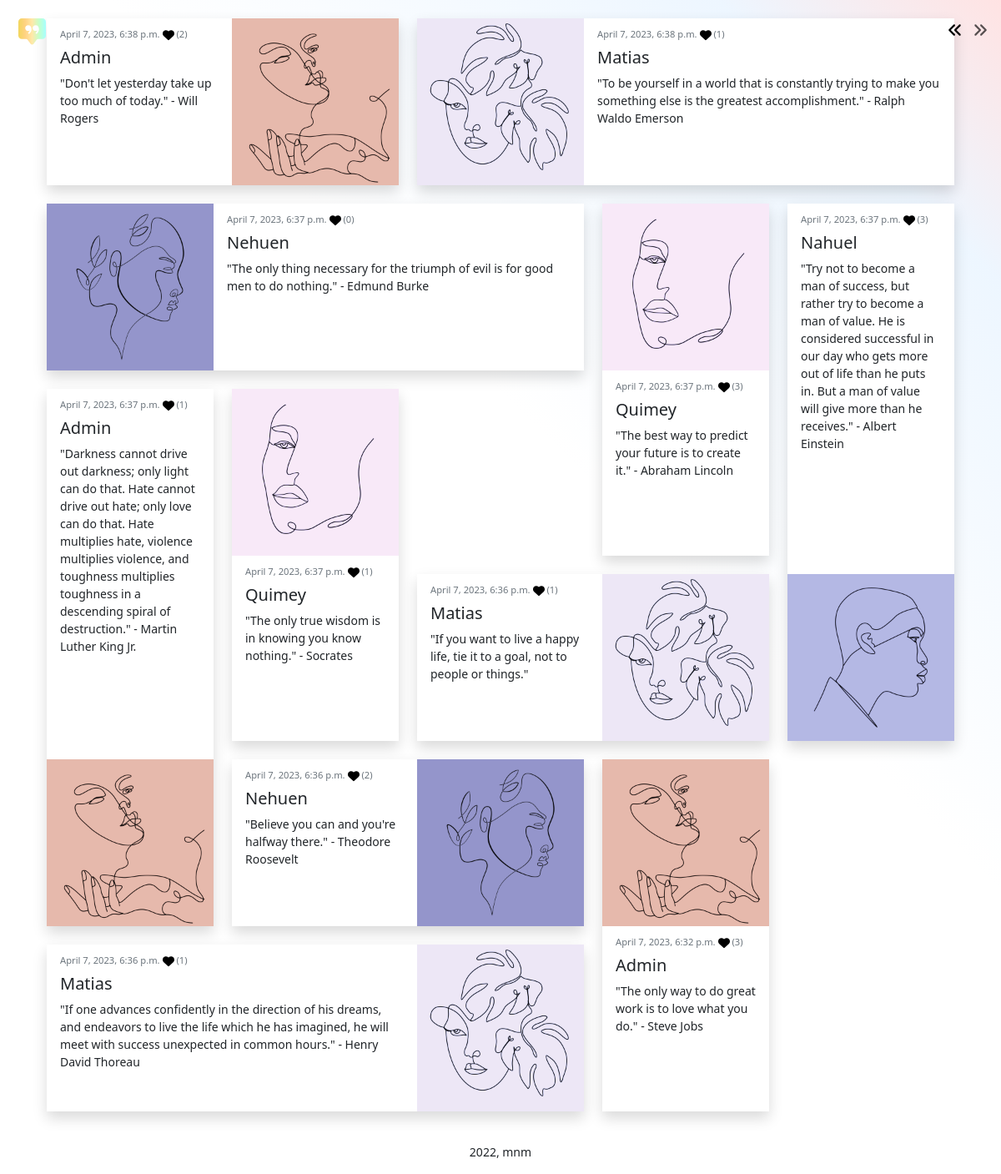
Screenshot of /?page=2 with the database file from the repository.
### network/models.py (models this page shows, shortened)
class Post(models.Model):
    by=models.ForeignKey(Profile, on_delete=models.CASCADE, related_name='posted')
    content=models.CharField(max_length=281, blank=False)
    date=models.DateTimeField(auto_now_add=True, null=False, blank=True, verbose_name='posted on')
    likes=models.ManyToManyField(User, blank=True, null=True, related_name='liked')
    @property
    def get_likes(self):
        if self.likes.all().count()>0:
            return self.likes.all().count()
        else:
            return '0'

class Profile(models.Model):
    user = models.OneToOneField(User, primary_key=True, on_delete=models.CASCADE, related_name='profile')
    pic = models.ImageField(upload_to='pics', blank=True, null=True)
    about = models.TextField(max_length=281, blank=True, default='About you...')
    followers = models.ManyToManyField(User, blank=True, null=True, related_name='following')
    User.get_profile = property(lambda u: Profile.objects.get_or_create(user=u)[0])
    @property
    def picurl(self):
        if self.pic:
            return self.pic.url
        else:
            return '/media/pics/default.png'

class User(AbstractUser):
    pass

### network/views.py (the view, shortened to what this page needs)
# urls.py: path("", views.index, name="index"),
def index(request):
    posts=Post.objects.order_by("-date").all()
    form=PostForm()
    picForm=PicForm()
    pages=Paginator(posts, 11)
    page=int(request.GET.get('page')) if request.GET.get('page') else 1
    next=pages.page(page).next_page_number() if pages.page(page).has_next() else 'disabled'
    prev=pages.page(page).previous_page_number() if pages.page(page).has_previous() else 'disabled'
    return render(request, "network/index.html", {
        'form':form,
        'picForm':picForm,
        'posts':pages.page(page).object_list,
        'next':next,
        'prev':prev,
        'page':page
    })

### network/templates/network/index.html (shortened to what this page needs)
{% load static %}
<!doctype html>
<html lang="en">
  <head>
    <link href="{% static 'network/bootstrap-5.2.3-dist/css/bootstrap.min.css' %}" rel="stylesheet">
    <link href="{% static 'network/styles.css' %}" rel="stylesheet">
  </head>
  <body>
    <nav class="bg-transparent">
      <div class="dropdown d-flex flex-column align-items-center">
        <a href="{% url 'index' %}" class="" title="Flush Posts" alt="Flush Posts">
        </a>
      </div>
    </nav>
    <section id="paginator" class="bg transparent d-flex">
      {% if next != prev %}
      <div id="paginator-btn" class="container">
        <button type="button" class="btn p-0 border border-0 px-1" {{prev}}>
          <a href="?page={{prev}}">
          </a>
        </button>
        <button type="button" class="btn p-0 border border-0 px-1" {{next}}>
          <a href="?page={{next}}">
          </a>
        </button>
      </div>
      {% endif %}
    </section>
    <main class="container grid">
    {% for post in posts %}
      <div class="card shadow">
        <div class="card-image">
          <img src="{{ post.by.user.profile.picurl }}" class="img-fluid" alt="Profile Pic">
        </div>
        <div class="card-body">
          <h6 class="card-subtitle mb-2 text-muted" style="font-size: 0.7rem;">
            <time datetime="2016-1-1">{{post.date}}</time>
            {% if user in post.likes.all %}
            <svg class="btn-like active" id="post-{{post.id}}" width="14" height="14" viewBox="0 0 512 512"><path d="M47.6 300.4L228.3 469.1c7.5 7 17.4 10.9 27.7 10.9s20.2-3.9 27.7-10.9L464.4 300.4c30.4-28.3 47.6-68 47.6-109.5v-5.8c0-69.9-50.5-129.5-119.4-141C347 36.5 300.6 51.4 268 84L256 96 244 84c-32.6-32.6-79-47.5-124.6-39.9C50.5 55.6 0 115.2 0 185.1v5.8c0 41.5 17.2 81.2 47.6 109.5z"/></svg>
            {% else %}
            <svg class="btn-like" id="post-{{post.id}}" width="14" height="14" viewBox="0 0 512 512"><path d="M47.6 300.4L228.3 469.1c7.5 7 17.4 10.9 27.7 10.9s20.2-3.9 27.7-10.9L464.4 300.4c30.4-28.3 47.6-68 47.6-109.5v-5.8c0-69.9-50.5-129.5-119.4-141C347 36.5 300.6 51.4 268 84L256 96 244 84c-32.6-32.6-79-47.5-124.6-39.9C50.5 55.6 0 115.2 0 185.1v5.8c0 41.5 17.2 81.2 47.6 109.5z"/></svg>
            {% endif %}
            (<span id="like-count-{{post.id}}">{{ post.get_likes }}</span>)
          </h6>
          <h5 class="card-title">
            <a class="link-dark text-decoration-none" data-bs-toggle="modal" href="#modal-profile" onclick="profile({{post.by.user.id}})">
              {{post.by.user.username}}
            </a>
          </h5>
          <p class="card-text" id="content">
            {{post.content}}
          </p>
        </div>
      </div>
    {% endfor %}
    </main>
    <footer class="text-center py-3">
      2022, mnm
    </footer>
  </body>
</html>

### network/static/network/styles.css (style rules this page uses)
:root { --min_width: 200px; --grid-gap: 22px; --3rows-height: 644px; }
body { background: rgb(255,255,255); background: linear-gradient(45deg, rgba(255,255,255,1) 59%, rgba(217,236,255,0.46551120448179273) 87%, rgba(255,184,184,0.39548319327731096) 100%); font-size: 14px; }
nav { position: fixed; left: 0px; top: 22px; padding-left: 22px; padding-right: 11px; width: min-content; height: min-content; background-color: rgb(255, 255, 255, 0.4); border-radius: 0 20px 25px 0; z-index: 1020; }
#paginator { z-index: 1019; position: absolute; right: 0; top: 22px; }
img { filter: sepia(30%) hue-rotate(210deg) saturate(60%); }
.grid { display: grid; }
@media (min-width: 675px) { .grid { grid-template-columns: repeat(auto-fit, minmax(var(--min_width), var(--min_width))); grid-auto-rows: var(--min_width); grid-auto-flow: row dense; justify-content: center; grid-gap: var(--grid-gap); padding-top: 22px; padding-bottom: 22px; } }
.card { border: none !important; border-radius: 0% !important; min-width: var(--min_width); }
.card-top, .card-right, .card-bottom, .card-left { display: flex; justify-content: flex-start; flex-wrap: nowrap; }
@media (min-width: 675px) { .card-top { flex-direction: column; grid-column: auto / span 1; grid-row: auto / span 2; } }
@media (min-width: 675px) { .card-bottom { flex-direction: column-reverse; grid-column: auto / span 1; grid-row: auto / span 3; } }
@media (min-width: 675px) { .card-right { flex-direction: row-reverse; grid-column: auto / span 2; grid-row: auto / span 1; min-width: var(--min_width)*2; } }
@media (min-width: 675px) { .card-left { flex-direction: row; grid-column: auto / span 3; grid-row: auto / span 1; min-width: var(--min_width)*3; } }
@media (min-width: 675px) { .reverse { flex-direction: row-reverse; } }
.card-top .card-image { min-width: var(--min_width); width: min-content; }
.card-left .card-image { min-width: var(--min_width); width: min-content; }
.card-bottom .card-image { min-width: var(--min_width); width: min-content; }
.card-right .card-image { min-width: var(--min_width); width: min-content; }
.card-body { background-color: white !important; }
.btn-like { fill: black; transition: fill .4s ease-out; cursor: pointer; }

### rows the page displays
Post: by.user.profile.picurl (picture), date "April 7, 2023, 6:38 p.m.", get_likes "2", by.user.username "Admin", content "\"Don't let yesterday take up too much of today.\" - Will Rogers"
Post: by.user.profile.picurl (picture), date "April 7, 2023, 6:38 p.m.", get_likes "1", by.user.username "Matias", content "\"To be yourself in a world that is constantly trying to make you something else is the greatest accomplishment.\" - Ralph Waldo Emerson"
Post: by.user.profile.picurl (picture), date "April 7, 2023, 6:37 p.m.", get_likes "0", by.user.username "Nehuen", content "\"The only thing necessary for the triumph of evil is for good men to do nothing.\" - Edmund Burke"
Post: date "April 7, 2023, 6:37 p.m.", get_likes "3", by.user.username "Quimey", content "\"The best way to predict your future is to create it.\" - Abraham Lincoln"
Post: by.user.profile.picurl (picture), date "April 7, 2023, 6:37 p.m.", get_likes "3", by.user.username "Nahuel", content "\"Try not to become a man of success, but rather try to become a man of value. He is considered successful in our day who gets more out of life than he puts in. But a man of value will give more than he receives.\" - Albert Einstein"
Post: by.user.profile.picurl (picture), date "April 7, 2023, 6:37 p.m.", get_likes "1", by.user.username "Admin", content "\"Darkness cannot drive out darkness; only light can do that. Hate cannot drive out hate; only love can do that. Hate multiplies hate, violence multiplies violence, and toughness multiplies toughness in a descending spiral of destruction.\" - Martin Luther King Jr."
Post: date "April 7, 2023, 6:37 p.m.", get_likes "1", by.user.username "Quimey", content "\"The only true wisdom is in knowing you know nothing.\" - Socrates"
Post: by.user.profile.picurl (picture), date "April 7, 2023, 6:36 p.m.", get_likes "1", by.user.username "Matias", content "\"If you want to live a happy life, tie it to a goal, not to people or things.\""
Post: by.user.profile.picurl (picture), date "April 7, 2023, 6:36 p.m.", get_likes "2", by.user.username "Nehuen", content "\"Believe you can and you're halfway there.\" - Theodore Roosevelt"
Post: by.user.profile.picurl (picture), date "April 7, 2023, 6:36 p.m.", get_likes "1", by.user.username "Matias", content "\"If one advances confidently in the direction of his dreams, and endeavors to live the life which he has imagined, he will meet with success unexpected in common hours.\" - Henry David Thoreau"
Post: by.user.profile.picurl (picture), date "April 7, 2023, 6:32 p.m.", get_likes "3", by.user.username "Admin", content "\"The only way to do great work is to love what you do.\" - Steve Jobs"
